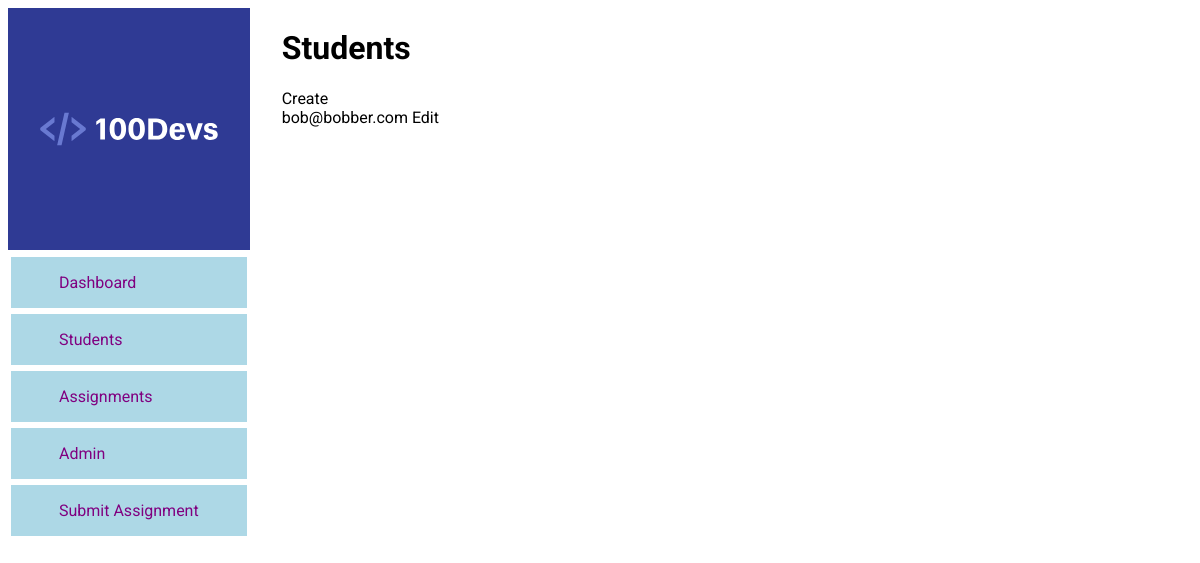
/students/, run on an earlier commit of the app's database.
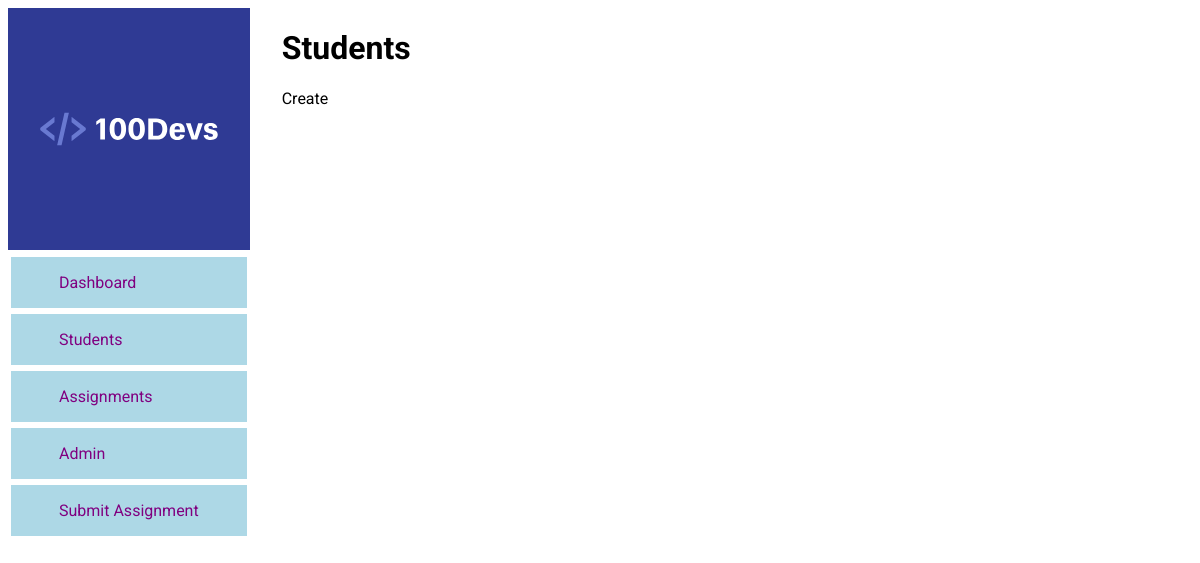
And on a later commit of the database.
### main/models.py (models this page shows, shortened)
class Student(models.Model):
    cohort = models.ForeignKey(Cohort, on_delete=models.SET_NULL, blank=True, null=True)
    email = models.EmailField()
    first_name = models.CharField(max_length=100, blank=True, null=True)
    last_name = models.CharField(max_length=100, blank=True, null=True)
    discord_name = models.CharField(max_length=100, blank=True, null=True)
    twitch_name = models.CharField(max_length=100, blank=True, null=True)
    twitter = models.CharField(max_length=100, blank=True, null=True)
    sd_job = models.BooleanField(default=False)
    sd_start_salary = models.TextField(blank=True, null=True)
    why_interested = models.TextField(blank=True, null=True)
    dob = models.DateField(blank=True, null=True)
    gender = models.ForeignKey(Gender, on_delete=models.SET_NULL, blank=True, null=True)
    race_ethnicity = models.ForeignKey(RaceEthnicity, on_delete=models.SET_NULL, blank=True, null=True)
    hear_about = models.ForeignKey(HearAboutUs, on_delete=models.SET_NULL, blank=True, null=True)
    need_accomodations = models.BooleanField(default=False)
    accomodations_desc = models.TextField(blank=True, null=True)
    desc_from_student = models.TextField(blank=True, null=True)
    is_public = models.BooleanField(default=False)

### main/views.py (the view)
# urls.py: path('students/', views.students, name="students"),
def students(request):
    students = Student.objects.all()
    context = {
        "students": students
    }
    return render(request, 'students.html', context)

### main/templates/students.html
{% extends 'main.html' %}
{% block content %}
<h1>Students</h1>
<a href="{% url 'student-create' %}">Create</a>
<ul>
    {% for student in students %}
    <li>{{student.email}} <a href="{% url 'student-edit' student.id %}">Edit</a></li>
    {% endfor %}
</ul>
{% endblock content %}

What changed in the data, as far as the page shows it:
removed Student: email "bob@bobber.com"
